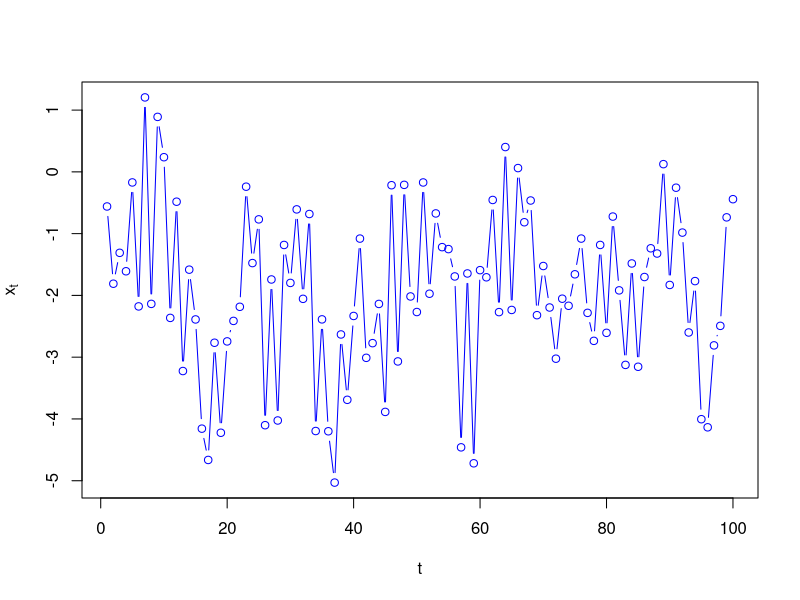
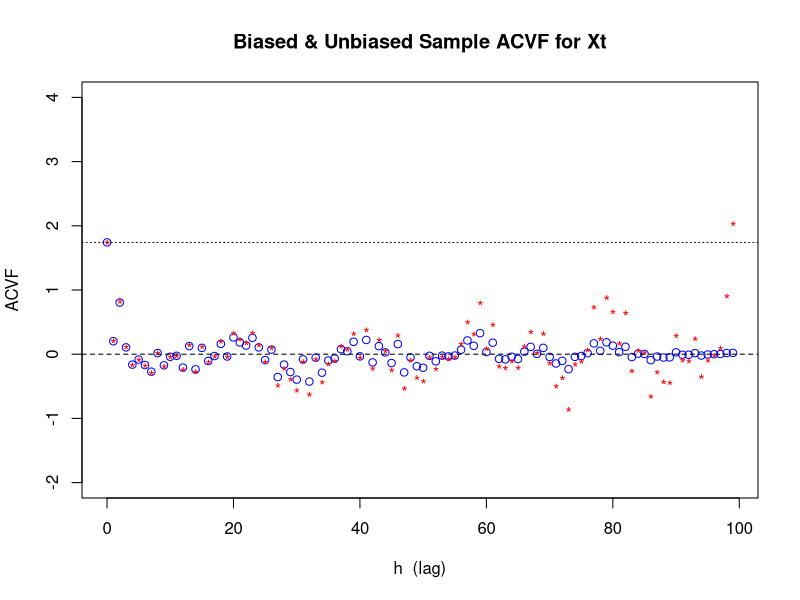
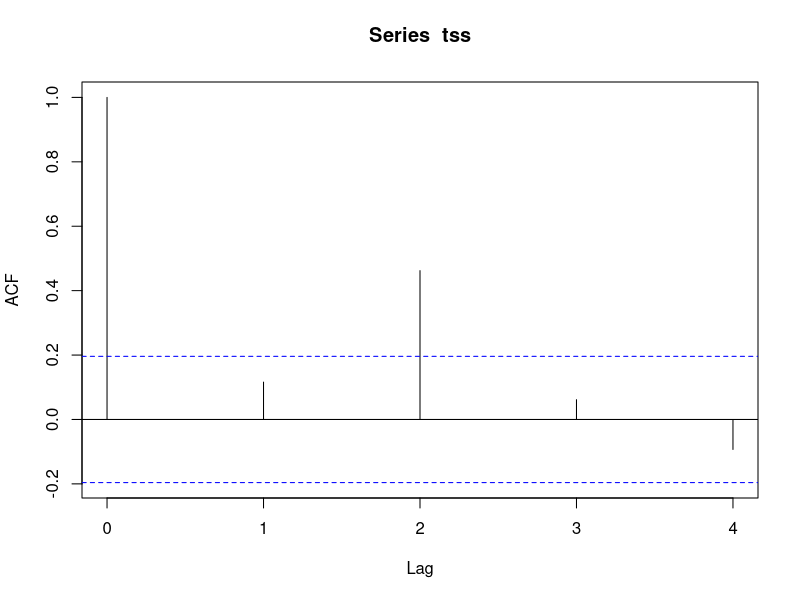
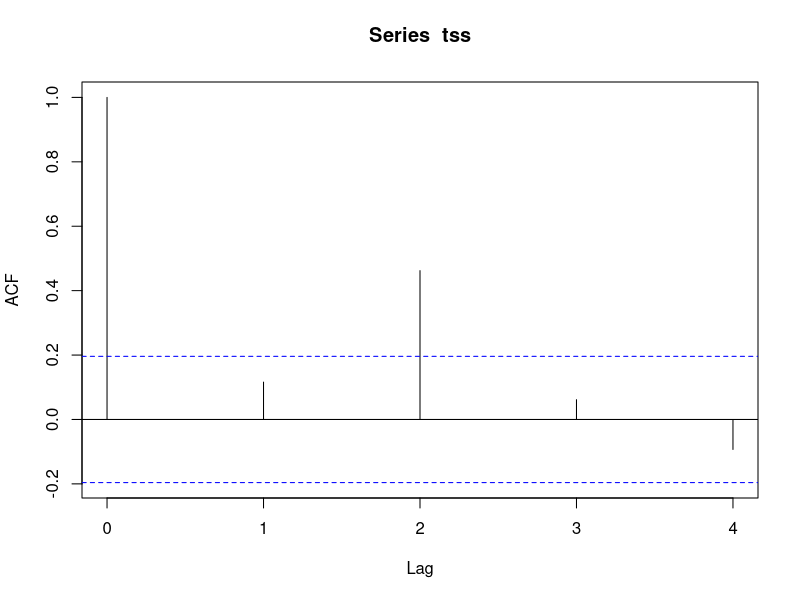
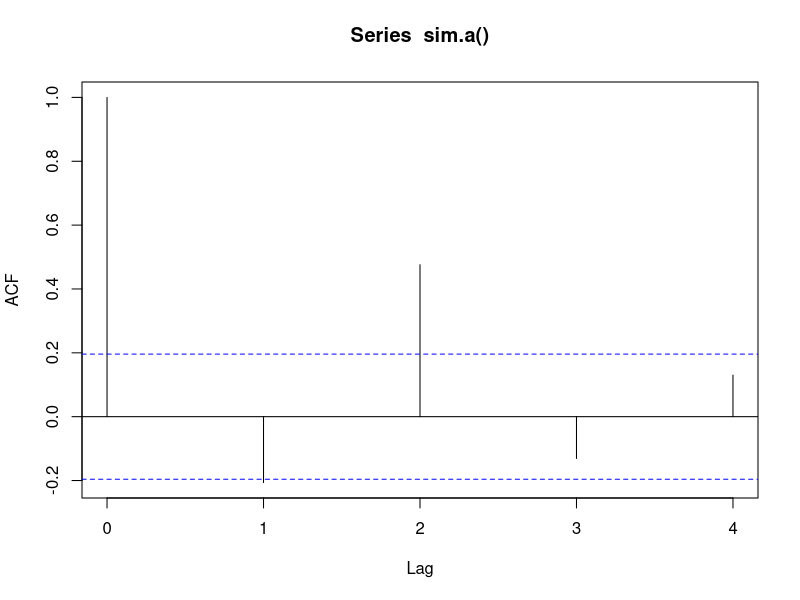
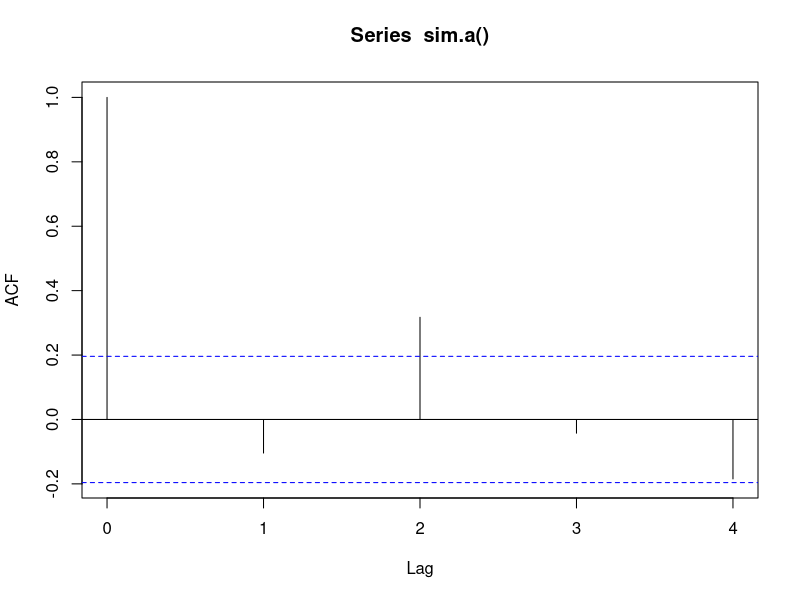
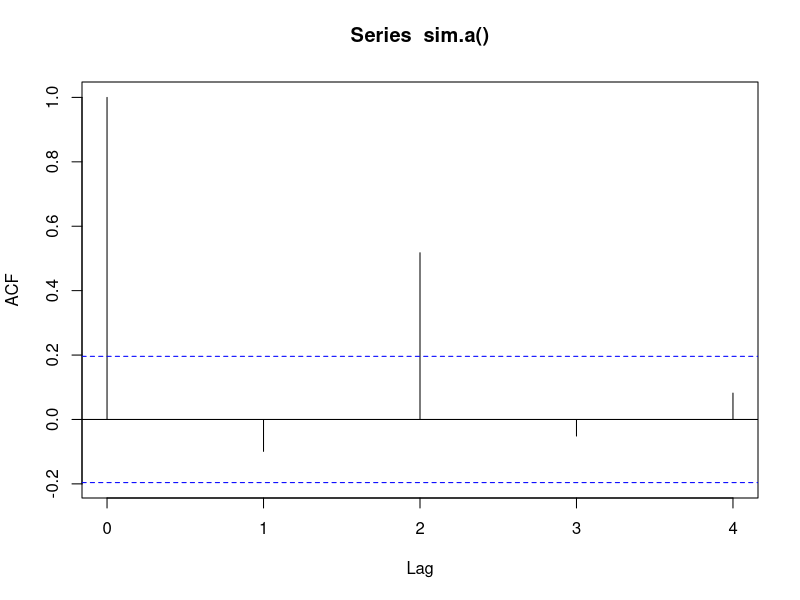
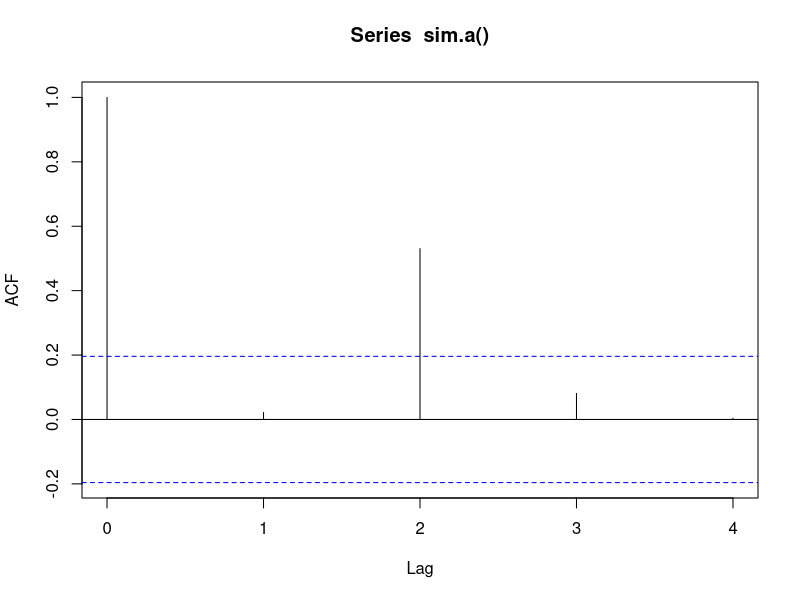

Source code (R) for these figures, in order:
## ---- chunk 1
knitr::opts_chunk$set(echo = TRUE)
## ---- chunk 2
sim.a <- function(n=100,a=-2,b=1,c=pi/4)
{
  Zt <- rnorm(n+2)
  a + b*Zt[3:(n+2)] + c*Zt[1:n]
}

set.seed(42)
tss <- sim.a()
plot(tss,col="blue",xlab="t",typ="b", ylab=expression(x[t]))


plot.ACVFbiasedVSunbiased <- function(ts, main=NULL,ylims=c(-2,4))
{
    n <- length(ts)
    xs <- 0:(n-1)
    ys <- acf(ts, lag.max=n-1, type="covariance", plot=FALSE)$acf
    plot(xs,ys,typ="p",xlab="h  (lag)",ylab="ACVF",ylim=ylims,col="blue",main=main)
    points(xs,ys*n/(n-(0:(n-1))),pch="*",col="red")
    abline(h=0,lty="dashed")
    abline(h=max(ys),lty="dotted")
}

### overhead VI-11

plot.ACVFbiasedVSunbiased(tss,"Biased & Unbiased Sample ACVF for Xt")

## ---- chunk 3

acf.xt.ts <- acf(tss, lag.max=4, plot=TRUE)$acf


## ---- chunk 4

dup.row<-function(x,n){
   matrix(rep(x,each=n),nrow=n)
}
dup.col <-function(x,n){
   matrix(rep(x,each=n), ncol=n, byrow=TRUE)
}

## ---- chunk 5

#create matrix from vectors
M <- cbind(tss)
#cov(M)



k <- ncol(M) #number of variables
n <- nrow(M) #number of subjects
 
#create means for each column
M_mean <- matrix(data=1, nrow=n) %*% cbind(mean(tss)) 
 
#creates a difference matrix
D <- M - M_mean
 
#creates the covariance matrix
C <- (n-1)^-1* t(D) %*% D
## ---- chunk 6

#create matrix from vectors
as.vector(acf(tss, lag.max=4, plot=TRUE)$acf[2:5])

acf.tss.1 <- as.vector(acf(sim.a(), lag.max=4, plot=TRUE)$acf[2:5])
acf.tss.2 <- as.vector(acf(sim.a(), lag.max=4, plot=TRUE)$acf[2:5])
acf.tss.3 <- as.vector(acf(sim.a(), lag.max=4, plot=TRUE)$acf[2:5])
acf.tss.4 <- as.vector(acf(sim.a(), lag.max=4, plot=TRUE)$acf[2:5])

acf.tss.mat <- as.matrix(rbind(acf.tss.1,acf.tss.2,acf.tss.3,acf.tss.4))


df <- data.frame()

for (k in 1:1000){
  
  row_i <-  as.vector(acf(sim.a(), lag.max=4, plot=FALSE)$acf[2:5])
  df <- rbind(df,row_i)
}

acf.tss.mat.1000 <- as.matrix(df)
colnames(acf.tss.mat.1000) <- c('rho_1','rho_2','rho_3', 'rho_4')

df_corr <- data.frame()

for (i in 1:4){
 b <- c()

 for (j in 1:4)
 {
   b <- c(b, cor(acf.tss.mat.1000[,i],acf.tss.mat.1000[,j]))  
 }
 df_corr <- rbind(df_corr,b)
}

df_cov <- data.frame()

for (i in 1:4){
 b <- c()

 for (j in 1:4)
 {
   b <- c(b, cov(acf.tss.mat.1000[,i],acf.tss.mat.1000[,j]))  
 }
 df_cov <- rbind(df_cov,b)
}
 colnames(df_corr) <-  c('cor_1','cor_2','cor_3', 'cor_4')
 colnames(df_cov) <-  c('cov_1','cov_2','cov_3', 'cov_4')

